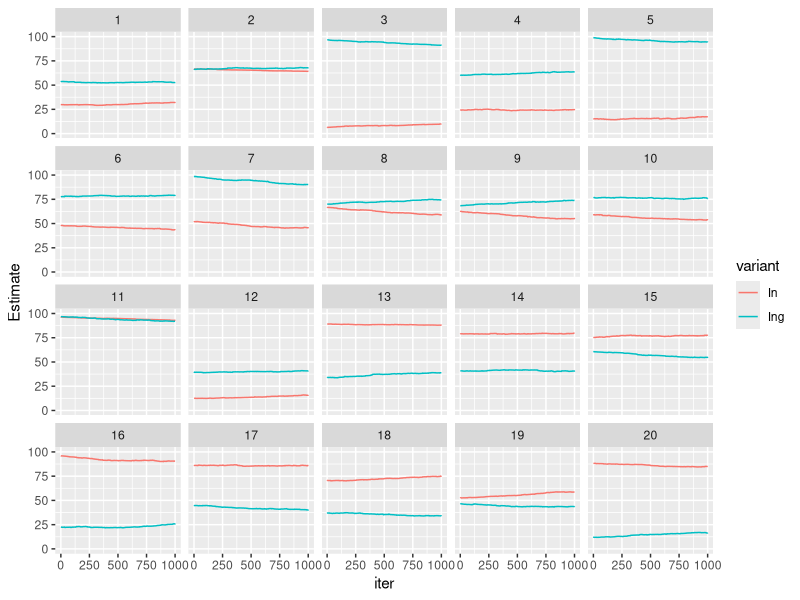

The R source for this figure: (Note: a time limit stopped this script after it produced the figure.)

library(ggplot2)
library(reshape2)
library(plyr)


generate_new_speaker <- function(niter, generation, min = 0, max = 100, old_speaker){
  # This function generates a new learner.
  #"In" and "Ing" are the (mean) style values for each variant
  #token is whihc variant they just heard
  #style is which style "
  experience <- list(In    = vector(length = niter),
                     Ing   = vector(length = niter),
                     token = vector(length = niter),
                     style = vector(length = niter),
                     iter  = 1:niter,
                     generation = rep(generation, niter)
  )
  #  experience[["Ing"]][1]   <- (max-min)/2
  #  experience[["In"]][1]    <- (max-min)/2
  
  #JCW: I am changing the above to be values generated from old_speaker
  
  
  currentobs <- generate_from_speaker(old_speaker)
  
  if(currentobs[["token"]] == "Ing"){
    while(currentobs[["token"]] == "Ing"){
      lastobs <- currentobs
      currentobs <- generate_from_speaker(old_speaker)
    }
    
    experience[["Ing"]][1]   <- lastobs[["style"]]
    experience[["In"]][1]    <- currentobs[["style"]]
    
    #debug
    print("Ing")
    print(lastobs[["style"]])
    print(currentobs[["style"]])
  }
  
  else {
    while(currentobs[["token"]] == "In"){
      lastobs <- currentobs
      currentobs <- generate_from_speaker(old_speaker)
    }
    
    experience[["Ing"]][1]   <- currentobs[["style"]]
    experience[["In"]][1]    <- lastobs[["style"]]
    
    #debug
    print("In")
    print(lastobs[["style"]])
    print(currentobs[["style"]])
  }
  experience[["token"]][1] <- NA
  experience[["style"]][1] <- NA
  return(experience)
}

update_speaker <- function(speaker, lambda, iter, token, style){
  # this function updates a learner with input
  #speaker is basically experience  
  other_token <- c(In = "Ing", Ing = "In")
  other <- other_token[token]
  
  #expectation is a style value    
  previous_expectation <- speaker[[token]][iter-1]
  
  #If its closer than 1 unit to the expectation than dist = 1
  dist    <- max(1, abs(style-previous_expectation))
  
  #weight is smaller at larger distances from the expectation
  weight  <- lambda * (1/(dist^2))
  
  #This is a weighted average. Instead of half of the new expectation coming from the old exp and half from the current style, we use the weight to figure out the proportions of the new expectation that should come from each the old and the current style. And as the current style gets farther away from the old expectation, we use less of it in determining the new expection.

  new_expectation <- (previous_expectation * (1-weight)) + (style * weight)
  
  speaker[[token]][iter]   <- new_expectation
  speaker[[other]][iter]   <- speaker[[other]][iter-1]
  speaker[["style"]][iter] <- style
  speaker[["token"]][iter] <- token
  
  return(speaker)
}

generate_from_speaker <- function(speaker, min = 0, max = 100, eps = 0.001){
  # this function generates a tokens from a mature speaker
  #Choose style to speak, which is an independent choice from a uniform dist.
  style <- runif(1, min, max)
  
  #Takes their last expectation for the style of each token
  In_expect  <- rev(speaker[["In"]])[1]
  Ing_expect <- rev(speaker[["Ing"]])[1]
  
  #eps is epsilon, the smallest value that something can take, as in clustering algorithms
  In_dist  <- max(eps, abs(style - In_expect))
  Ing_dist <- max(eps, abs(style - Ing_expect))
  
  In_weight  <- 1/(In_dist^2)
  Ing_weight <- 1/(Ing_dist^2)
  
  In_prob  <- In_weight /(In_weight+Ing_weight)
  Ing_prob <- Ing_weight/(In_weight+Ing_weight)
  
  token <- sample(c("In","Ing"), size=1, prob=c(In_prob,Ing_prob))
  
  return(list(style = style, token = token))
}

#initializing old speaker. these will be the style values for generation 0.

#old_speaker should have SAME STYLE for in/ing, to model first generation after doublet is innovated
old_speaker <- list(In    = 50,
                    Ing   = 50,
                    token = NA,
                    style = NA)

ngenerations <- 20
niter <- 1000
lambda <- 0.3

generations <- vector(length = ngenerations, mode = "list")


for(gen in 1:ngenerations){
  new_speaker <- generate_new_speaker(niter = niter, generation=gen, old_speaker = old_speaker)
  for(iter in 2:niter){
    obs <- generate_from_speaker(old_speaker)
    #obs is a token and its associated style    
    token <- obs[["token"]]
    style <- obs[["style"]]
    
    new_speaker <- update_speaker(new_speaker, lambda=lambda, iter=iter, token=token, style=style)
  }
  generations[[gen]] <- as.data.frame(new_speaker)
  old_speaker <- new_speaker
}


generations.df <- rbind.fill(generations)

generations.df.melt <- melt(generations.df, value.name = "Estimate", id.vars = c("token", "style", "iter", "generation"), variable.name = "variant", na.rm = TRUE, measure.vars = c("In", "Ing"))

#pdf("1000iterPerGen.pdf")

p <- ggplot(generations.df.melt, aes(x = iter, y = Estimate, color=variant, group=variant))+
  geom_step()+
  facet_wrap(~generation)+
  ylim(0,100)

ggsave(p, file = "1000iterPerGenNice.pdf", width = 8, height = 5)

#ggplot(generations.df, aes(iter, Ing))+
#  geom_step()+
#  facet_wrap(~generation)+
#  ylim(50,100)

#ggplot(subset(generations.df, !is.na(style)), aes(style, fill = token))+
#  stat_density(color = "black", position = "fill")+
#  facet_wrap(~generation)

#dev.off()


#Reinitializing old speaker for new run. These will be the style values for generation 0.

#old_speaker should have SAME STYLE for in/ing, to model first generation after doublet is innovated
old_speaker <- list(In    = 50,
                    Ing   = 50,
                    token = NA,
                    style = NA)

ngenerations <- 20
niter <- 20000
lambda <- 0.3

generations <- vector(length = ngenerations, mode = "list")


for(gen in 1:ngenerations){
  new_speaker <- generate_new_speaker(niter = niter, generation=gen, old_speaker = old_speaker)
  for(iter in 2:niter){
    obs <- generate_from_speaker(old_speaker)
    #obs is a token and its associated style    
    token <- obs[["token"]]
    style <- obs[["style"]]
    
    new_speaker <- update_speaker(new_speaker, lambda=lambda, iter=iter, token=token, style=style)
  }
  generations[[gen]] <- as.data.frame(new_speaker)
  old_speaker <- new_speaker
}


generations.df <- rbind.fill(generations)

#The melting allows us to plot both variants later on

generations.df.melt <- melt(generations.df, value.name = "Estimate", id.vars = c("token", "style", "iter", "generation"), variable.name = "variant", na.rm = TRUE, measure.vars = c("In", "Ing"))

#pdf("20000iterPerGen.pdf")

p <- ggplot(subset(generations.df.melt,iter%%10==0), aes(x = iter, y = Estimate, color=variant, group=variant))+
  geom_step()+
  facet_wrap(~generation)+
  ylim(0,100)

ggsave(p, file = "20000iterPerGen.pdf", width = 8, height = 5)

#ggplot(generations.df, aes(iter, Ing))+
#  geom_step()+
#  facet_wrap(~generation)+
#  ylim(50,100)

ggplot(subset(generations.df, !is.na(style)), aes(style, fill = token))+
  stat_density(color = "black", position = "fill")+
  facet_wrap(~generation)

#dev.off()
